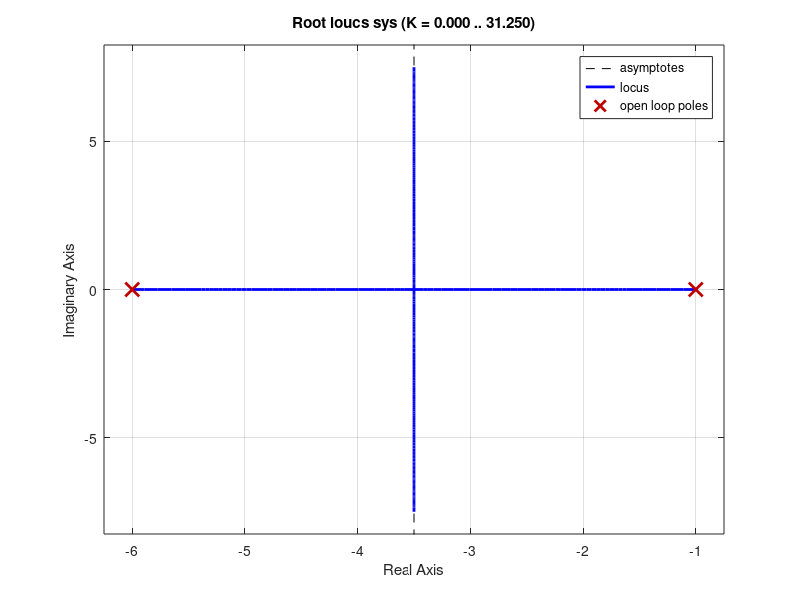
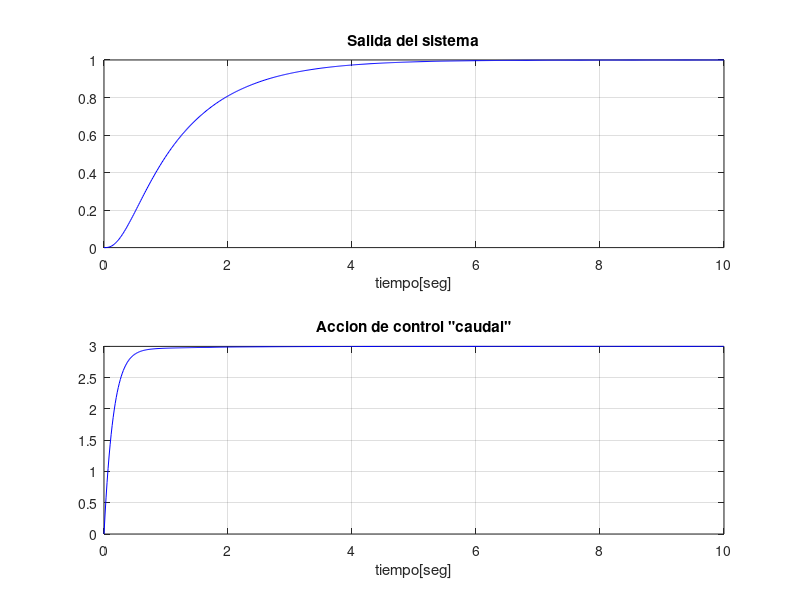

Source code (MATLAB) for these figures, in order:
clear all;
%sistema a lazo abierto
A=[-2  2;2 -5];
B=[1;0];
C=[0 1];
D=0;
figure(1);
sys=ss(A,B,C,D);
rlocus(sys);

%obtension de la ecuacion caraterística
%|sI-A|=[s 0;  -  [-2  2;
    %    0 s]       2 -5]
%|sI-A|= |s+2 -2; -2 s+5|=(s+2)(s+5)-(-2)*(-2)=s^2+5s+2s-4+10=s^2+7s+6  
%p=poly(A);
%matriz de polos deseados
J=[-6+1i -6-1i];

%Matriz de controlabilidad
%M=ctrb(A,B);
%det_M=det(M);

%Diseño mediante la Fórmula de Ackermann
Kack=acker(A,B,J);
K=place(A,B,J)

% Calcular la matriz del sistema en lazo cerrado
Acl = A - B * K;

% Calcular los polos del sistema en lazo cerrado
poles = eig(Acl)
h=1/(10*max(abs(poles)));
%Diseño control óptimo en tiempo continuo con un integrador en el lazo para 
%referencia distinta de cero
tiempo=10/h;
t=0:h:tiempo*h;
X=[0 ; 0];
A_amp=[A zeros(2,1);-C 0];
B_amp=[B;0];
C_amp=[0 1 0];
J_amp=[-6+1i -6-1i -1];color='b';
%J_amp=[-6+1i -6-1i -10];color='r';
K_amp=place(A_amp,B_amp,J_amp)
i=0;
ref=1; %%altura en metros del tanque 2
psi=0; %Error integrado

while(i<(tiempo))
  
  u=-K_amp*([X;psi]);%ley de control
  X_P=A*X+B*u;%X punto
  X=X+h*X_P;%Esto es el cálculo de la integral como sumatoria
  psi=psi+h*(ref-C*X);
  
  i=i+1;
  h1(i)=X(1);
  h2(i)=X(2);
  accion(i)=u;
end

figure(2);
subplot(2,1,1);
plot(t,h2,color); title('Salida del sistema');xlabel('tiempo[seg]');grid on; hold on;
%step(sys,'r'), legend('altura controlada','altura sin controlador');
subplot(2,1,2) ;
plot(t,accion,color); title('Accion de control "caudal"');xlabel('tiempo[seg]');grid on;hold on;
